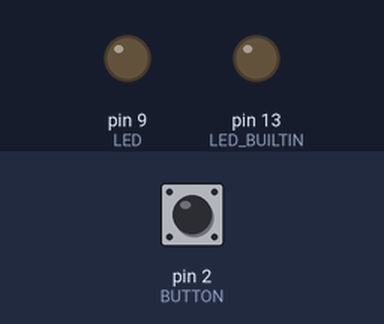
Recording of a sketch running on a simulated Arduino Uno, built with avr-gcc and run on an emulated ATmega328P. Parts: output pins drawn as LEDs (lit = HIGH). Inputs (shaded band) come from the test bench; at power-on: pin 2 (BUTTON) LOW.

Above: at 1.2 s.
1.3 s: pin 2 (BUTTON) pulled HIGH for 0.15 s
At 2.3 s:
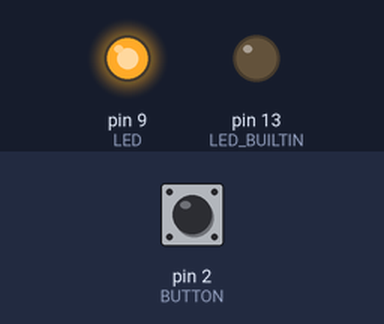
2.9 s: pin 2 (BUTTON) pulled HIGH for 1 s
At 3.5 s:
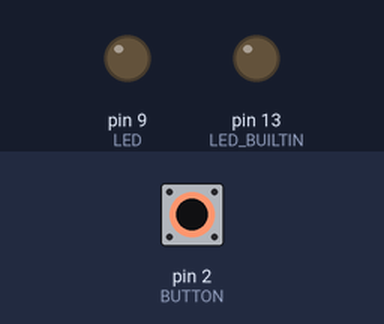
5.4 s: pin 2 (BUTTON) pulled HIGH for 3.2 s
At 6.6 s:
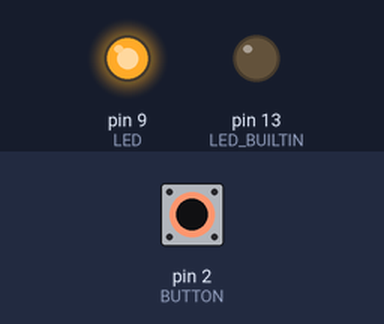
Timing chart, 0 to 8.4 s (numbered marks = the images above; inputs shaded):
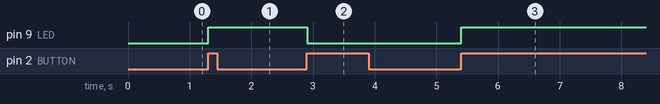

The sketch:

led_button_switch.ino
```cpp
const int LED=9;
const int BUTTON=2;
boolean lastButton = LOW;
boolean currentButton = LOW;
boolean ledOn = false;

void setup() {
  pinMode(LED_BUILTIN, OUTPUT);
  digitalWrite(LED_BUILTIN, LOW);

  pinMode(LED,OUTPUT);
  pinMode(BUTTON,INPUT);
}

boolean debounce(boolean last) {
  boolean current = digitalRead(BUTTON);
  if (last != current) {
    delay(5);
    current = digitalRead(BUTTON);
  }
  return current;
}

void loop() {
  currentButton = debounce(lastButton);
  if (lastButton == LOW && currentButton == HIGH) {
    ledOn = !ledOn;
  }
  lastButton = currentButton;
  digitalWrite(LED,ledOn);
}
```

Measured:
- after the input at 1.3 s, pin 9 (LED): LOW → HIGH at once
- after the input at 2.9 s, pin 9 (LED): HIGH → LOW at once
- after the input at 5.4 s, pin 9 (LED): LOW → HIGH at once
